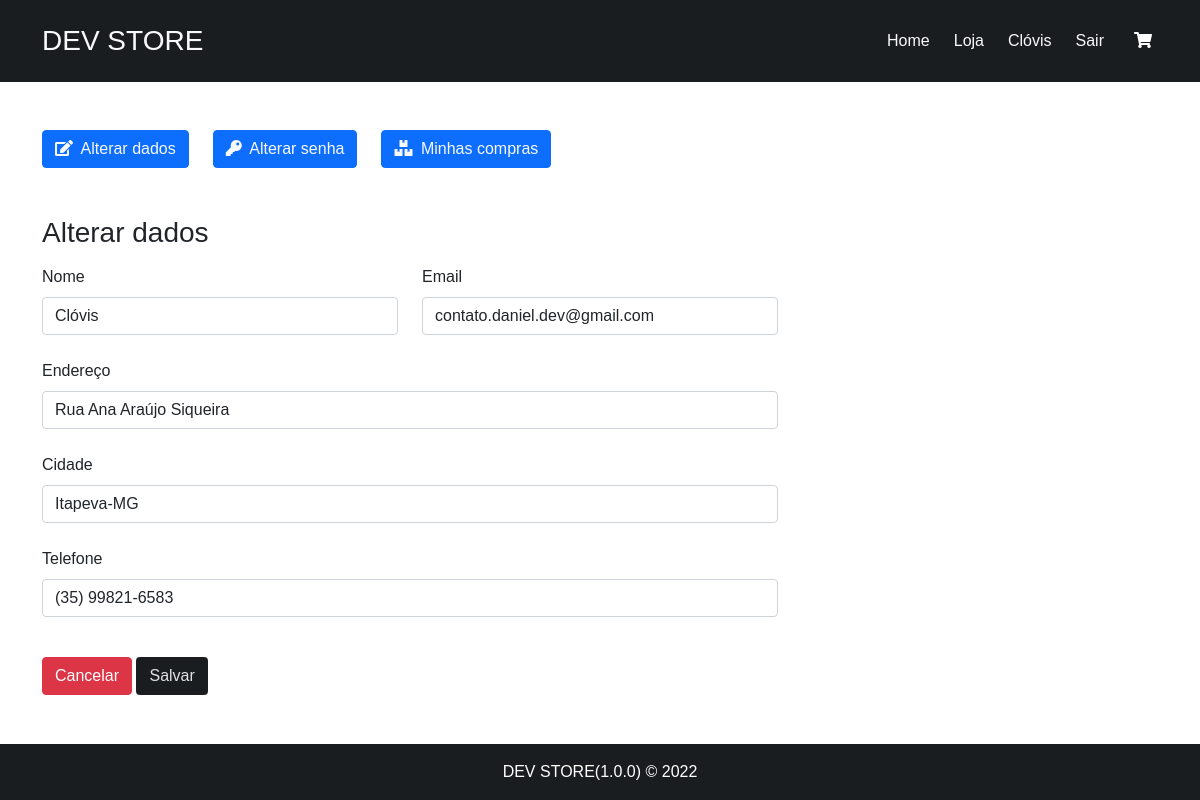
The app's page /public/?a=alterUserData (signed in) with its own data.
### tables this page shows
CREATE TABLE `clients` (
  `id_client` int(11) UNSIGNED NOT NULL,
  `email` varchar(255) DEFAULT NULL,
  `password` varchar(255) DEFAULT NULL,
  `name` varchar(255) DEFAULT NULL,
  `address` varchar(255) DEFAULT NULL,
  `city` varchar(255) DEFAULT NULL,
  `phone` varchar(50) DEFAULT NULL,
  `hash` varchar(50) DEFAULT NULL,
  `active` tinyint(4) DEFAULT 0,
  `created_at` datetime DEFAULT current_timestamp(),
  `updated_at` datetime DEFAULT current_timestamp() ON UPDATE current_timestamp(),
  `deleted_at` datetime DEFAULT NULL
);

### core/controllers/UserController.php (called while the page is built, shortened)
<?php
class UserController {
    public function alterUserData() {
        $data = [];
        $data["user"] = Users::searchDataClient($_SESSION["loggedUser"]);
        Store::Render([
            "partials/header",
            "partials/navbar",
            "pages/profile/profileNavigation",
            "pages/profile/alterUserData",
            "partials/bottom",
            "partials/footer"
        ], $data);
    }
}

### core/routes.php (called while the page is built, shortened)
<?php
$routes = [
    "home" => "mainController@index",
    "loja" => "lojaController@index",
    "signup" => "userController@newUser",
    "signupAction" => "userController@newUserAction",
    "confirmEmail" => "userController@confirmEmail",
    "myaccount" => "userController@myaccount",
    "alterUserData" => "userController@alterUserData",
    "alterUserDataSubmit" => "userController@alterUserDataSubmit",
    "alterUserPassword" => "userController@alterUserPassword",
    "alterUserPasswordSubmit" => "userController@alterUserPasswordSubmit",
    "historyUserOrders" => "userController@historyUserOrders",
    "detailsOrder" => "userController@detailsOrder",
    "signin" => "authController@signIn",
    "signinAction" => "authController@signinAction",
    "logout" => "authController@logout",
    "cart" => "cartController@index",
    "addToCart" => "cartController@addToCart",
    "clearCart" => "cartController@clearCart",
    "removeProductCart" => "cartController@removeProductCart",
    "checkout" => "orderController@checkout",
    "resumeCheckout" => "orderController@resumeCheckout",
    "addressAlternative" => "orderController@addressAlternative",
    "confirmOrder" => "orderController@confirmOrder",
    "payment" => "paymentController@payment"
];
$action = "home";
if(isset($_GET["a"])) {
    if(!key_exists($_GET["a"], $routes)) {
        $action = "home";
    } else {
        $action = $_GET["a"];
    }
}
$parts = explode("@", $routes[$action]);
$method = $parts[1];
$ctr = new $controller();
$ctr->$method();

### public/index.php (called while the page is built, shortened)
<?php
require_once("../core/routes.php");

### core/classes/Database.php (called while the page is built, shortened)
<?php
class Database
{
    private $connect;
    private function connectDatabase(): void
    {
        $this->connect = new PDO(
            "mysql:" .
                "host=" . MYSQL_SERVER . ";" .
                "dbname=" . MYSQL_DATABASE . ";" .
                "charset=" . MYSQL_CHARSET,
            MYSQL_USER,
            MYSQL_PASS,
            array(PDO::ATTR_PERSISTENT => true)
        );
        $this->connect->setAttribute(PDO::ATTR_ERRMODE, PDO::ERRMODE_WARNING);
    }
    private function disconectDatabase(): void
    {
        $this->connect = null;
    }
    public function select(string $sql, $params = null)
    {
        $sql = trim($sql);
        $results = null;
        try {
            if (!empty($params)) {
                $executar = $this->connect->prepare($sql);
                $executar->execute($params);
                $results = $executar->fetchAll(PDO::FETCH_CLASS);
            } else {
                $executar = $this->connect->prepare($sql);
                $executar->execute();
                $results = $executar->fetchAll(PDO::FETCH_CLASS);
            }
        } catch (PDOException $e) {
            return false;
        }
        return $results;
    }
}

### core/handlers/Users.php (called while the page is built, shortened)
<?php
class Users {
    public static function searchDataClient(int $idClient): object {
        $params = [ ":id_client" => $idClient ];
        $db = new Database();
        $results = $db->select("
            SELECT
                email,
                name,
                address,
                city,
                phone
            FROM clients
            WHERE id_client = :id_client",
        $params);
        return $results[0];
    }
}

### core/views/pages/profile/alterUserData.php (the view, shortened to what this page needs)
<div class="container mt-5">
    <div class="row">
        <div class="col-8">
            <h3>Alterar dados</h3>
            <form action="?a=alterUserDataSubmit" method="POST" class="mt-3">
                <div class="row">
                    <div class="col-md-6">
                        <div class="form-outline mb-4">
                            <label class="form-label" for="name">Nome</label>
                            <input type="text" name="name" id="name" value="<?= $user->name ?>" placeholder="Digite seu nome" class="form-control" required />
                        </div>
                    </div>
                    <div class="col-md-6">
                        <div class="form-outline mb-4">
                            <label class="form-label" for="email">Email</label>
                            <input type="email" name="email" id="email" value="<?= $user->email ?>" placeholder="Digite seu email" class="form-control" required />
                        </div>
                    </div>
                </div>
                <div class="form-outline mb-4">
                    <label class="form-label" for="address">Endereço</label>
                    <input type="text" name="address" id="address" value="<?= $user->address ?>" placeholder="Digite seu endereço" class="form-control" required />
                </div>
                <div class="form-outline mb-4">
                    <label class="form-label" for="city">Cidade</label>
                    <input type="text" name="city" id="city" value="<?= $user->city ?>" placeholder="Digite sua cidade" class="form-control" required />
                </div>
                <div class="form-outline mb-4">
                    <label class="form-label" for="phone">Telefone</label>
                    <input type="text" name="phone" id="phone" value="<?= $user->phone ?>" placeholder="Digite seu telefone" class="form-control" />
                </div>
                <a href="?a=myaccount" class="btn btn-danger btn-block my-3">Cancelar</a>
                <button type="submit" class="btn bg-button btn-block my-3">Salvar</button>
            </form>
        </div>
    </div>
</div>

### core/classes/Store.php (shortened to what this page needs)
<?php
class Store {
    public static function Render(array $structures, $data = null): void {
        foreach($structures as $structure) {
            include("../core/views/$structure.php");
        }
    }
}

### public/assets/css/app.css (style rules this page uses)
* { font-family: 'Ping Pong', sans-serif; }
.bg-button { background-color: #1a1d1f; color: #e1e1e1; box-shadow: none; }
body { overflow-x: hidden; }

### records on screen
clients: name "Clóvis", email "contato.daniel.dev@gmail.com", address "Rua Ana Araújo Siqueira", city "Itapeva-MG", phone "(35) 99821-6583"

### other values on screen
$_SESSION["name"] "Clóvis"
